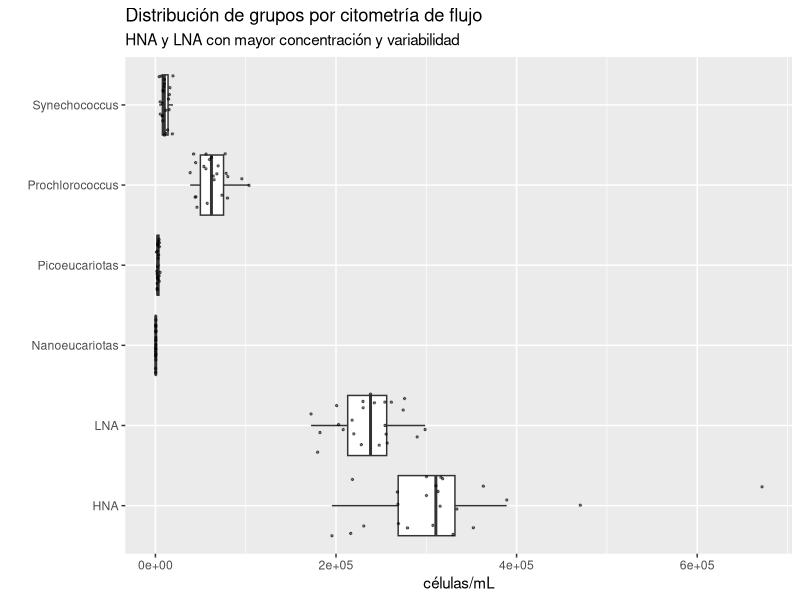
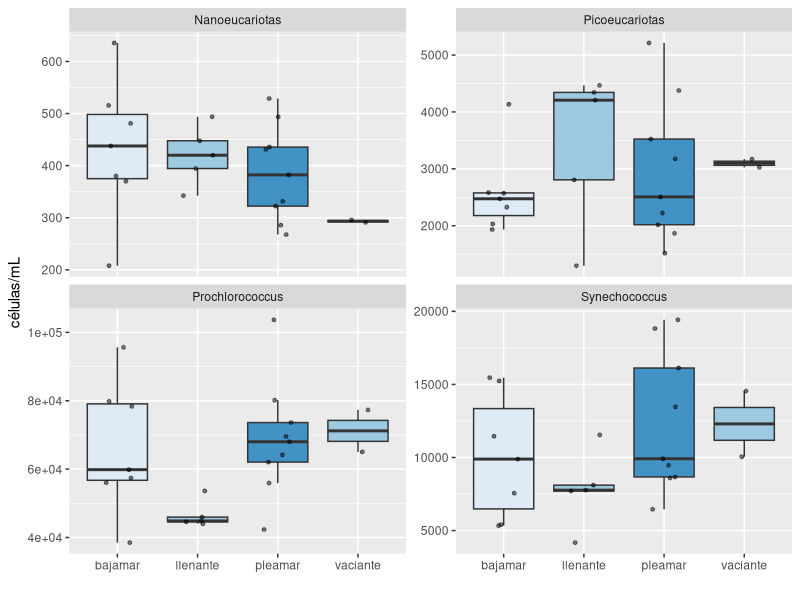
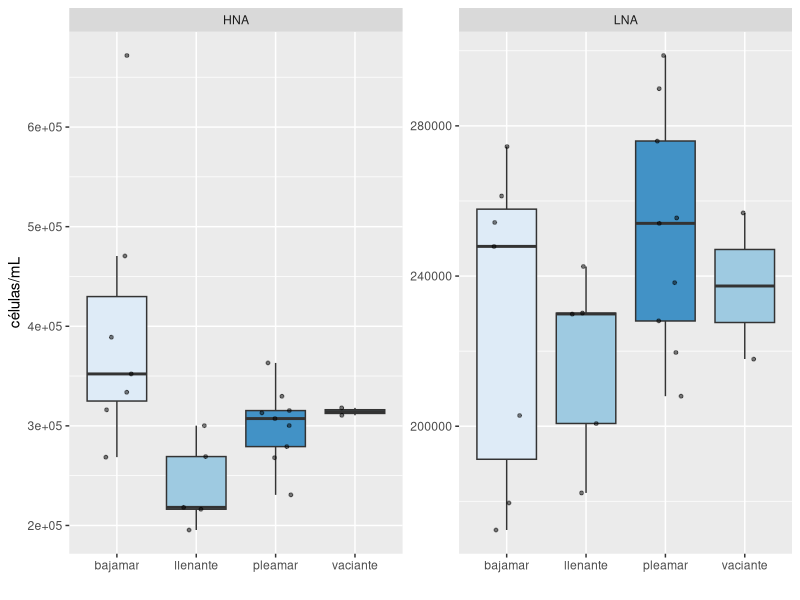
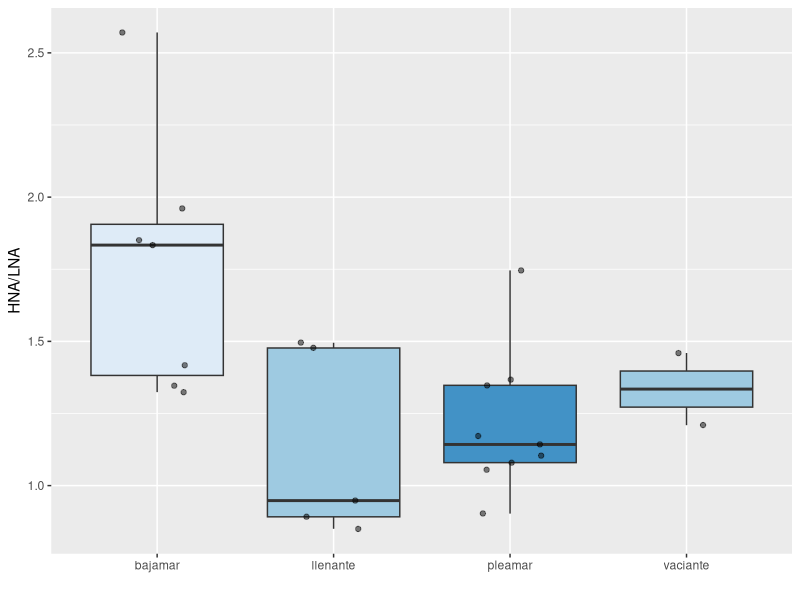
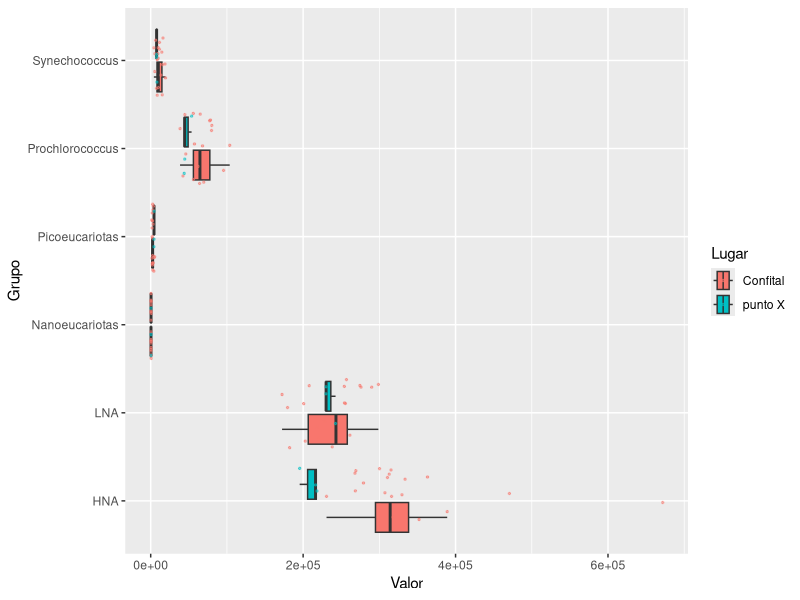

Write R code to recreate these figures, in order.
## ---- chunk 1
#| label: tidy
#| message: false

library(tidyverse)

# Lee la hoja de cálculo recortada
datos <- readxl::read_xlsx(
  "data/DATOS revisados Confital 2025 18 Marzo 2026.xlsx",
  col_names = c(
    "Muestras", "Synechococcus", "Prochlorococcus", "Picoeucariotas",
    "Nanoeucariotas", "HNA", "LNA"
  ),
  range = "Hoja1!B4:H26"
)

# Alarga en una sola columna de concentraciones
datos <- datos |> pivot_longer(
  c(
    "Synechococcus", "Prochlorococcus", "Picoeucariotas", "Nanoeucariotas",
    "HNA", "LNA"
  ),
  names_to = "Grupo",
  values_to = "Valor"
)

## ---- chunk 2
#| label: transform

# Separa las muestras en categorías contenidas en una cadena
datos <- datos |> separate_wider_regex(
  Muestras,
  patterns = c(
    Fecha = "\\d{4}", # Cuatro primeros dígitos
    "_",
    Lugar = "[^_]*", # Serie de caracteres no "_"
    "_",
    Marea = "[^.|\\d]*", # Serie de caracteres que no sea dígito o "."
    Repeticion = "\\d" # Un único dígito
  ),
  too_few = "align_start"
)

# Ajusta Fecha a formato date
datos <- datos |> mutate(Fecha = dmy(Fecha, truncated = 1))

# Separa por el día y mes de la muestra
datos <- datos |> mutate(Dia = day(Fecha), .after = Fecha) |> 
  mutate(Mes = month(Fecha, label = T, locale = "es_ES.UTF-8"), .after = Fecha)

# Separa los datos en supergrupo de bajos valores
datos_bajos <- datos |> filter(
  Grupo %in% c("Synechococcus", "Prochlorococcus",
               "Picoeucariotas", "Nanoeucariotas")
)

# Separa los datos en supergrupo de altos valores
datos_altos <- datos |> filter(Grupo %in% c("HNA", "LNA"))

# Calcula el ratio HNA/LNA
datos_ratio <- datos_altos |> pivot_wider(
  names_from = Grupo, values_from = Valor
) |> 
  mutate(Ratio = HNA/LNA, .keep = "unused")
## ---- chunk 3
#| label: visualize

# Distribución general de los datos por Grupo
fig_distribucion <- datos |> ggplot(aes(Valor, Grupo)) +
  geom_boxplot(outliers = F) +
  geom_jitter(alpha = .5, width = .2, size = .5) +
  labs(
    title = "Distribución de grupos por citometría de flujo",
    subtitle = "HNA y LNA con mayor concentración y variabilidad",
    x = "células/mL",
    y = ""
  )

# Distribución de bajos por estado de la marea
fig_marea_bajos <- datos_bajos |> ggplot(aes(Marea, Valor)) +
  geom_boxplot(aes(fill = Marea), outliers = F, show.legend = F) +
  geom_jitter(alpha = .5, width = .2, size = 1) +
  facet_wrap(~Grupo, scales = "free_y") +
  scale_fill_manual(values = c("#DEEBF7", "#9ECAE1", "#4292C6", "#9ECAE1")) +
  labs(
    x = "",
    y = "células/mL"
  )

# Distribución de altos por estado de la marea
fig_marea_altos <- datos_altos |> ggplot(aes(Marea, Valor)) +
  geom_boxplot(aes(fill = Marea), outliers = F, show.legend = F) +
  geom_jitter(alpha = .5, width = .2, size = 1) +
  facet_wrap(~Grupo, scales = "free_y") +
  scale_fill_manual(values = c("#DEEBF7", "#9ECAE1", "#4292C6", "#9ECAE1")) +
  labs(
    x = "",
    y = "células/mL"
  )

# Distribución de ratio por estado de la marea
fig_marea_ratio <- datos_ratio |> ggplot(aes(Marea, Ratio)) +
  geom_boxplot(aes(fill = Marea), outliers = F, show.legend = F) +
  geom_jitter(alpha = .5, width = .2) +
  scale_fill_manual(values = c("#DEEBF7", "#9ECAE1", "#4292C6", "#9ECAE1")) +
  labs(
    x = "",
    y = "HNA/LNA"
  )

# Distribución de bajos por lugar
fig_lugar <- datos |> ggplot(aes(Valor, Grupo, fill = Lugar)) +
  geom_boxplot(outliers = F) +
  geom_jitter(aes(color = Lugar), alpha = .5, width = .2, size = .5)

# Distribución de altos por lugar

# Distribución de valores por mes
fig_mes <- datos |> ggplot(aes(Valor, Grupo, fill = Mes)) +
  geom_boxplot(outliers = F) +
  geom_jitter(aes(color = Mes), alpha = .5, width = .2, size = .5)
## ---- chunk 4
#| label: fig-distribucion
fig_distribucion
## ---- chunk 5
#| label: fig-marea-bajos
fig_marea_bajos
## ---- chunk 6
#| label: fig-marea-altos
fig_marea_altos
## ---- chunk 7
#| label: fig-marea-ratio
fig_marea_ratio
## ---- chunk 8
#| label: fig-lugar
fig_lugar
